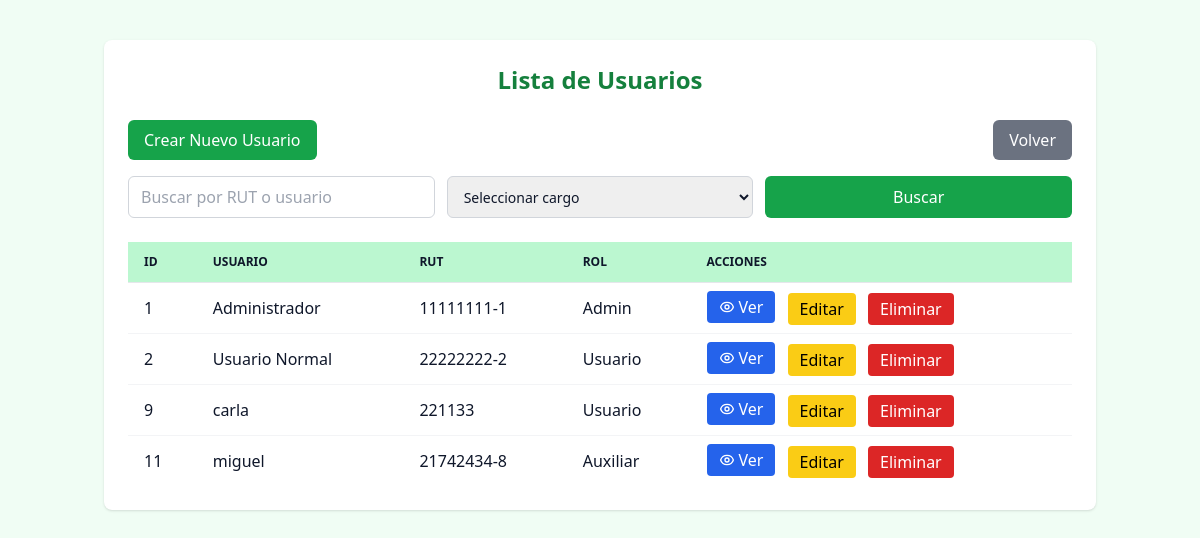
The app's page /lista_usuarios.php (signed in) with its own data.
### tables this page shows
CREATE TABLE `usuarios` (
  `id` int(11) NOT NULL,
  `nombre_usuario` varchar(100) DEFAULT NULL,
  `rut` varchar(12) DEFAULT NULL,
  `contrasena` varchar(100) DEFAULT NULL,
  `rol` enum('admin','usuario','asistente','profesor(a)','auxiliar') DEFAULT NULL
);

### lista_usuarios.php (the view, shortened to what this page needs)
<?php
include("conexion.php");
$busqueda = isset($_GET['busqueda']) ? $conexion->real_escape_string($_GET['busqueda']) : '';
$sql = "SELECT * FROM usuarios WHERE 1";
$sql .= " ORDER BY id ASC";
$resultado = $conexion->query($sql);
?>
<!DOCTYPE html>
<html lang="es" class="dark">
<head>
  <script src="https://cdn.tailwindcss.com"></script>
</head>
<body class="bg-green-50 dark:bg-slate-900 text-slate-900 dark:text-white min-h-screen py-10">
  <div class="container mx-auto px-4">
    <div class="bg-white dark:bg-slate-800 rounded-lg shadow p-6">
      <h2 class="text-2xl font-bold mb-6 text-center text-green-700 dark:text-green-400">
        Lista de Usuarios
      </h2>
      <div class="flex justify-between items-center mb-4">
        <a href="crear_usuario.php" class="bg-green-600 hover:bg-green-700 text-white font-medium px-4 py-2 rounded-md">
          Crear Nuevo Usuario
        </a>
        <a href="vista_admin.php" class="bg-gray-500 hover:bg-gray-600 text-white font-medium px-4 py-2 rounded-md">
          Volver
        </a>
      </div>
      <form method="GET" class="mb-6 grid grid-cols-1 md:grid-cols-3 gap-3">
        <input
          type="text"
          name="busqueda"
          placeholder="Buscar por RUT o usuario"
          value="<?= htmlspecialchars($busqueda) ?>"
          class="px-3 py-2 border border-gray-300 rounded-md focus:outline-none focus:ring focus:border-green-500 dark:bg-slate-700 dark:border-gray-600 dark:placeholder-gray-400"
        />
        <select name="rol" class="px-3 py-2 border border-gray-300 rounded-md dark:bg-slate-700 dark:border-gray-600 text-sm focus:outline-none focus:ring focus:border-green-500">
          <option value="">Seleccionar cargo</option>
        </select>
        <button
          type="submit"
          class="px-4 py-2 bg-green-600 hover:bg-green-700 text-white font-medium rounded-md transition-colors"
        >
          Buscar
        </button>
      </form>
      <div class="overflow-x-auto">
        <table class="min-w-full divide-y divide-gray-200 dark:divide-gray-700">
          <thead class="bg-green-200 dark:bg-slate-700 text-left">
            <tr>
              <th class="px-4 py-3 text-xs font-semibold uppercase">ID</th>
              <th class="px-4 py-3 text-xs font-semibold uppercase">Usuario</th>
              <th class="px-4 py-3 text-xs font-semibold uppercase">RUT</th>
              <th class="px-4 py-3 text-xs font-semibold uppercase">Rol</th>
              <th class="px-4 py-3 text-xs font-semibold uppercase">Acciones</th>
            </tr>
          </thead>
          <tbody class="divide-y divide-gray-100 dark:divide-gray-700">
            <?php while ($usuario = $resultado->fetch_assoc()): ?>
              <tr class="hover:bg-green-50 dark:hover:bg-slate-700">
                <td class="px-4 py-2"><?= $usuario["id"] ?></td>
                <td class="px-4 py-2"><?= htmlspecialchars($usuario["nombre_usuario"]) ?></td>
                <td class="px-4 py-2"><?= htmlspecialchars($usuario["rut"]) ?></td>
                <td class="px-4 py-2 capitalize"><?= htmlspecialchars($usuario["rol"]) ?></td>
                <td class="px-4 py-2 space-x-2">
                  <a href="ver.php?id=<?= $usuario["id"] ?>" class="inline-flex items-center bg-blue-600 hover:bg-blue-700 text-white px-3 py-1 rounded">
                    Ver
                  </a>
                  <a href="editar_usuario.php?id=<?= $usuario["id"] ?>" class="inline-block bg-yellow-400 hover:bg-yellow-500 text-black px-3 py-1 rounded">
                    Editar
                  </a>
                  <a href="eliminar_usuario.php?id=<?= $usuario["id"] ?>" onclick="return confirm('¿Estás seguro de eliminar este usuario?');" class="inline-block bg-red-600 hover:bg-red-700 text-white px-3 py-1 rounded">
                    Eliminar
                  </a>
                </td>
              </tr>
            <?php endwhile; ?>
          </tbody>
        </table>
      </div>
    </div>
  </div>
</body>
</html>

### records on screen
usuarios: id "1", nombre_usuario "Administrador", rut "11111111-1", rol "Admin"
usuarios: id "2", nombre_usuario "Usuario Normal", rut "22222222-2", rol "Usuario"
usuarios: id "9", nombre_usuario "carla", rut "221133", rol "Usuario"
usuarios: id "11", nombre_usuario "miguel", rut "21742434-8", rol "Auxiliar"
